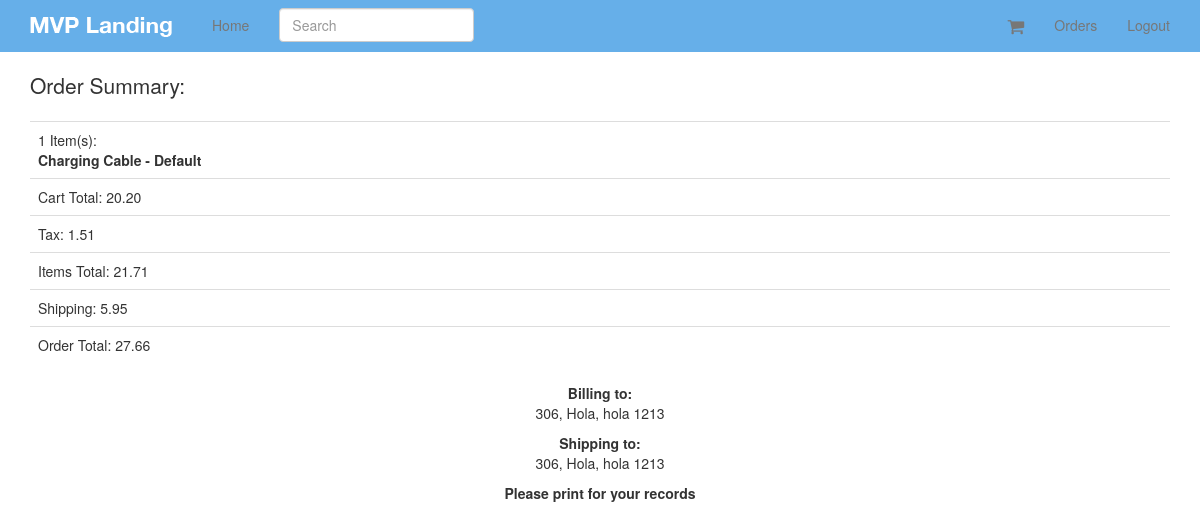
The page /orders/40 (signed in) on the database its author committed.
### orders/models.py (models this page shows, shortened)
class Order(models.Model):
    status = models.CharField(max_length=120, choices=ORDER_STATUS_CHOICES,default='created')
    cart = models.ForeignKey(Cart)
    user = models.ForeignKey(UserCheckout,null=True)
    billing_address = models.ForeignKey(UserAddress,related_name="billing_address",null=True)
    shipping_address = models.ForeignKey(UserAddress,related_name="shiping_address",null=True)
    shipping_total_price = models.DecimalField(max_digits=50,decimal_places=2,default=5.95)
    order_total = models.DecimalField(max_digits=50,decimal_places=2)
    order_id = models.CharField (max_length=20,null=True,blank=True)
    class Meta:
        ordering = ["-id"]

class UserAddress(models.Model):
    user = models.ForeignKey(UserCheckout)
    type = models.CharField(max_length=120,choices=ADDRESS_TYPE)
    street = models.CharField(max_length=120)
    city = models.CharField(max_length=120)
    state = models.CharField(max_length=120)
    zip_code = models.CharField(max_length=120)
    def get_address(self):
        return "%s, %s, %s %s" % (self.street,self.city,self.state, self.zip_code)

### carts/models.py (models this page shows, shortened)
class Cart(models.Model):
    user = models.ForeignKey(settings.AUTH_USER_MODEL,null=True,blank=True)
    items = models.ManyToManyField(Variation,through=CartItem)
    timestamp = models.DateTimeField(auto_now_add=True,auto_now = False)
    updated = models.DateTimeField(auto_now_add=False, auto_now = True)
    subtotal = models.DecimalField(max_digits=50,decimal_places=2,default=25.00)
    tax_percentage = models.DecimalField(max_digits=10,decimal_places=5,default=0.085)
    tax_total = models.DecimalField(max_digits=50,decimal_places=2,default=25.00)
    total = models.DecimalField(max_digits=50,decimal_places=2,default=25.00)

class CartItem(models.Model):
    cart = models.ForeignKey("Cart")
    item = models.ForeignKey(Variation)
    quantity = models.PositiveIntegerField(default=1)
    line_item_total = models.DecimalField(max_digits=10,decimal_places=2)

### products/models.py (models this page shows, shortened)
class Variation(models.Model):
    product = models.ForeignKey(Product)
    title = models.CharField(max_length=120)
    price = models.DecimalField(decimal_places=2,max_digits=20)
    sale_price = models.DecimalField(decimal_places=2,max_digits=20,null=True,blank=True)
    active = models.BooleanField(default=True)
    inventory = models.PositiveIntegerField(null=True,blank=True ) #se refiere none == ilimitada cantidad
    def get_title(self):
        return "%s - %s" % (self.product.title , self.title)

class Product(models.Model):
    title = models.CharField(max_length=120)
    description = models.TextField(blank=True, null=True)
    price = models.DecimalField(decimal_places=2,max_digits=20)
    active = models.BooleanField(default=True)
    categories = models.ManyToManyField('Category',blank=True)
    default = models.ForeignKey('Category',related_name="default_category",null=True,blank=True)
    objects = ProductManager()
    class Meta:
        ordering =["-title"]

### orders/views.py (the view)
# urls.py: url(r'^orders/(?P<pk>\d+)$',OrderDetail.as_view(), name="order_detail"),
class OrderDetail(DetailView):
    model = Order
    def dispatch(self,request,*args,**kwargs):
        try:
            user_check_id = self.request.session.get("user_checkout_id")
            user_checkout = UserCheckout.objects.get(id = user_check_id)
            print "Hola"
        except UserCheckout.DoesNotExist:
            user_checkout = UserCheckout.objects.get(user = request.user)
            print "eit"
        except:
            user_checkout = None
            print "oyh"
        obj = self.get_object()
        if obj.user == user_checkout and user_checkout is not None:
            return super(OrderDetail, self).dispatch(request,*args, **kwargs)
        else:
            raise Http404

### orders/templates/orders/order_detail.html
{% extends "base.html" %}
{% block content %}
{% include "orders/order_summary_short.html" with order=order %}
<p><b/>Please print for your records<b/></p>
{% endblock %}

### orders/templates/orders/order_summary_short.html
<p class="lead">Order Summary:</p>
<table class="table">
    <tr><td>{{ order.cart.cartitem_set.count }} Item(s):<br/>{% for i in order.cart.cartitem_set.all %}
    <b>{{ i.item.get_title }}</b><br/>
    {% endfor %}
    </ul></td></tr>
    <tr><td>Cart Total: {{ order.cart.subtotal }}</td></tr>
    <tr><td>Tax: {{ order.cart.tax_total }}</td></tr>
    <tr><td>Items Total: {{ order.cart.total }}</td></tr>
    <tr><td>Shipping: {{ order.shipping_total_price }}</td></tr>
    <tr><td>Order Total: {{ order.order_total }}</td></tr>
</table>
</div>
<div class="col-sm-4 col-sm-offset-4 text-center">
<p>
    <b>Billing to:</b><br/>
    {{ order.billing_address.get_address }}
</p>
<p>
    <b>Shipping to:</b><br/>
    {{ order.shipping_address.get_address }}
</p>

### static_in_pro/our_static/css/navbar-static-top.css (style rules this page uses)
body { min-height: 1000px; }

### rows shown on the page
Order: cart.cartitem_set.count "1", cart.subtotal "20.20", cart.tax_total "1.51", cart.total "21.71", shipping_total_price "5.95", order_total "27.66", billing_address.get_address "306, Hola, hola 1213", shipping_address.get_address "306, Hola, hola 1213"
CartItem: item.get_title "Charging Cable - Default"
